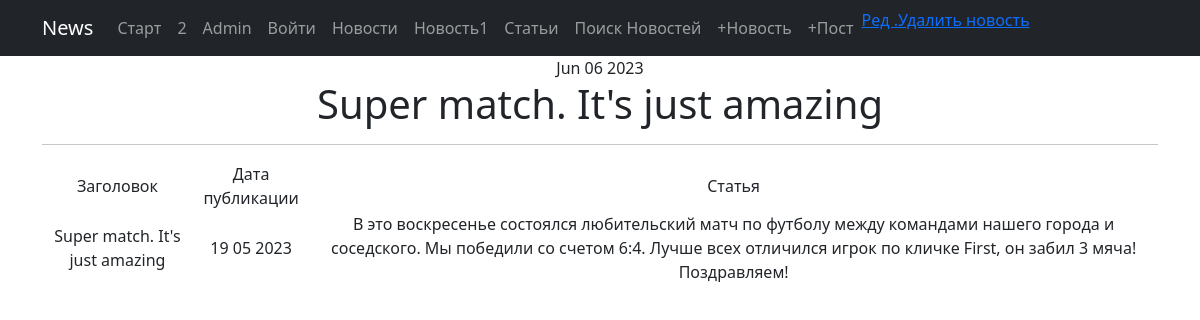
Before: /news/3 with the older database file.
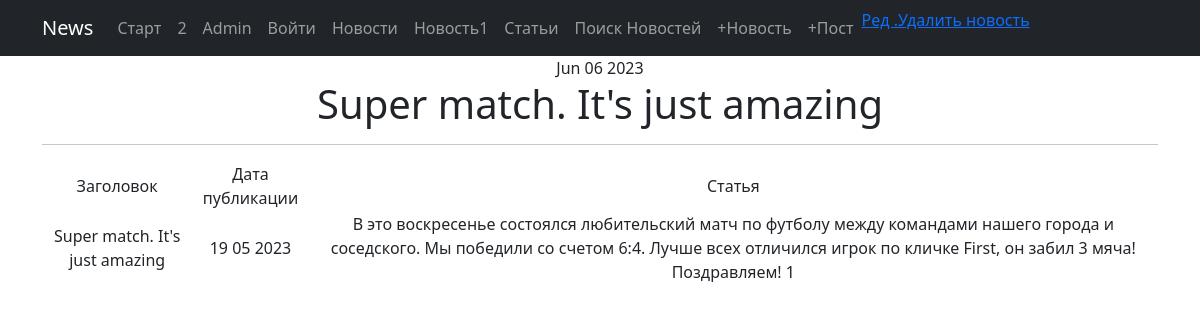
After: the same page with the newer database file.
### News_Portal/models.py (models this page shows, shortened)
class Post(models.Model):
    article = 'AR'
    news = 'NE'
    POSITIONS = [
        (article, 'Статья'),
        (news, 'Новость')
    ]
    author = models.ForeignKey('Author', on_delete=models.CASCADE)  # связь «один ко многим» с моделью Author;
    position = models.CharField(max_length=2, choices=POSITIONS, default=article)  # «статья» или «новость»;
    date_time = models.DateTimeField(auto_now_add=True)  # автоматически добавляемая дата и время создания;
    category = models.ManyToManyField('Category', through='PostCategory')  # связь «многие ко многим»
    title = models.CharField(max_length=50, unique=True)  # заголовок статьи/новости;
    text = models.TextField(default="Текст отсутствует.")  # текст статьи/новости;
    ratio = models.IntegerField(default=0)  # рейтинг статьи/новости."

### News_Portal/views.py (the view)
# urls.py: path('<int:p_key>', NewsDetail.as_view(), name='NewsDetail2'),
class NewsDetail(DetailView):
    model = Post
    template_name = 'a_single_news.html'
    context_object_name = 'news_solo'
    pk_url_kwarg = 'p_key'
    def get_object(self, queryset=None):
        obj = super().get_object(queryset=queryset)
        if obj.position == 'AR':
            raise Http404("This not news")
        return obj

### News_Portal/models.py (called while the page is built)
    def __str__(self):
        return self.author_name

### News_Portal/templatetags/custom_filters.py (called while the page is built)
@register.filter()
def censor(some_text, bad=bad_words):
    if not isinstance(some_text, str):
        raise NotAString()
    for bad_word in bad:
        i = -2
        while i != -1:
            i = some_text.lower().find(bad_word)
            if i >= 0:
                some_text = some_text[0:i + 1] + '*' * (len(bad_word) - 1) + some_text[i + len(bad_word):]
                print(type(some_text))
    return some_text

### News_Portal/templatetags/custom_tags.py (called while the page is built)
@register.simple_tag()
def current_time(format_string='%b %d %Y'):
    return datetime.utcnow().strftime(format_string)

### templates/a_single_news.html (shortened to what this page needs)
{% extends 'flatpages/default.html' %}
{% load custom_filters %}
{% block content %}
<h1>{{ news_solo.title|censor }}</h1>
<hr>
{% if news_solo %}
<table>
    <tr>
        <td>Заголовок </td>
        <td>Дата публикации </td>
        <td>Статья</td>
    </tr>
    <tr>
        <td>{{ news_solo.title|censor }}</td>
        <td>{{ news_solo.date_time|date:' d m Y' }}</td>
        <td>{{ news_solo.text|censor}}</td>
    </tr>
</table>
{% else %}
<h2>Новости нет!</h2>
{% endif %}
{% endblock content %}

Changed rows visible on the page:
changed Post "Super match. It's just amazing": text|censor "…забил 3 мяча! Поздравляем!" → "…забил 3 мяча! Поздравляем! 1"
